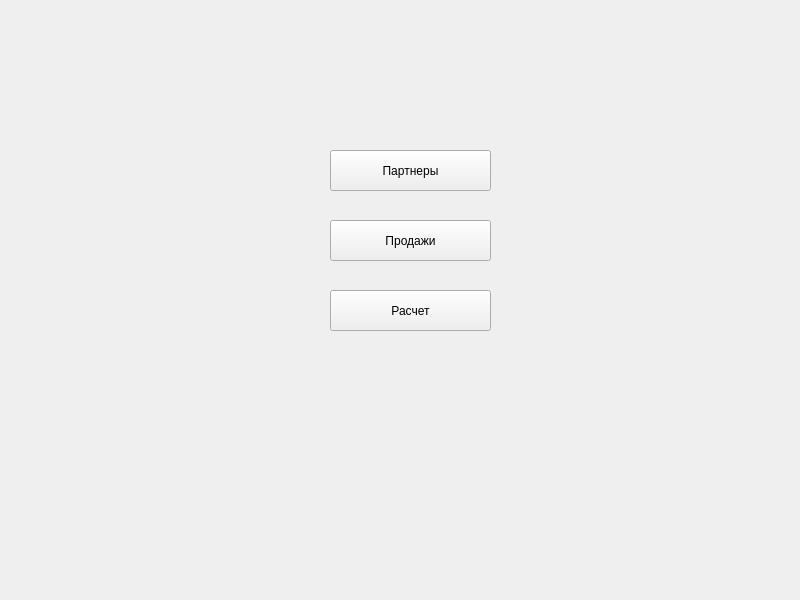
<?xml version="1.0" encoding="UTF-8"?>
<ui version="4.0">
 <class>MainWindow</class>
 <widget class="QMainWindow" name="MainWindow">
  <property name="geometry">
   <rect>
    <x>0</x>
    <y>0</y>
    <width>800</width>
    <height>600</height>
   </rect>
  </property>
  <property name="windowTitle">
   <string>MainWindow</string>
  </property>
  <widget class="QWidget" name="centralwidget">
   <widget class="QPushButton" name="partnersBtn">
    <property name="geometry">
     <rect>
      <x>330</x>
      <y>150</y>
      <width>161</width>
      <height>41</height>
     </rect>
    </property>
    <property name="text">
     <string>Партнеры</string>
    </property>
   </widget>
   <widget class="QPushButton" name="salesBtn">
    <property name="geometry">
     <rect>
      <x>330</x>
      <y>220</y>
      <width>161</width>
      <height>41</height>
     </rect>
    </property>
    <property name="text">
     <string>Продажи</string>
    </property>
   </widget>
   <widget class="QPushButton" name="calcBtn">
    <property name="geometry">
     <rect>
      <x>330</x>
      <y>290</y>
      <width>161</width>
      <height>41</height>
     </rect>
    </property>
    <property name="text">
     <string>Расчет</string>
    </property>
   </widget>
  </widget>
 </widget>
 <resources/>
 <connections/>
</ui>
